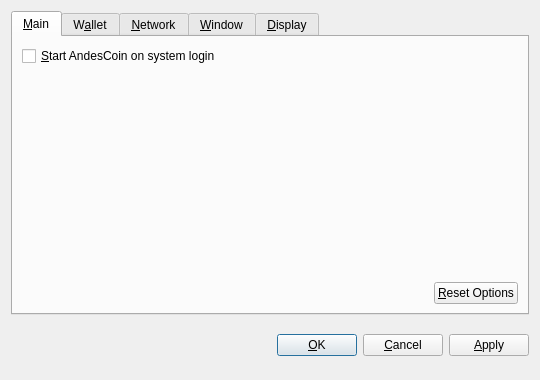
<?xml version="1.0" encoding="UTF-8"?>
<ui version="4.0">
 <class>OptionsDialog</class>
 <widget class="QDialog" name="OptionsDialog">
  <property name="geometry">
   <rect>
    <x>0</x>
    <y>0</y>
    <width>540</width>
    <height>380</height>
   </rect>
  </property>
  <property name="windowTitle">
   <string>Options</string>
  </property>
  <property name="modal">
   <bool>true</bool>
  </property>
  <layout class="QVBoxLayout" name="verticalLayout">
   <item>
    <widget class="QTabWidget" name="tabWidget">
     <property name="tabPosition">
      <enum>QTabWidget::North</enum>
     </property>
     <property name="currentIndex">
      <number>0</number>
     </property>
     <widget class="QWidget" name="tabMain">
      <attribute name="title">
       <string>&amp;Main</string>
      </attribute>
      <layout class="QVBoxLayout" name="verticalLayout_Main">
       <item>
        <widget class="QCheckBox" name="bitcoinAtStartup">
         <property name="toolTip">
          <string>Automatically start AndesCoin after logging in to the system.</string>
         </property>
         <property name="text">
          <string>&amp;Start AndesCoin on system login</string>
         </property>
        </widget>
       </item>
       <item>
        <spacer name="verticalSpacer_Main">
         <property name="orientation">
          <enum>Qt::Vertical</enum>
         </property>
         <property name="sizeHint" stdset="0">
          <size>
           <width>20</width>
           <height>40</height>
          </size>
         </property>
        </spacer>
       </item>
       <item>
        <layout class="QHBoxLayout" name="horizontalLayout_2_Main">
         <item>
          <spacer name="horizontalSpacer_2_Main">
           <property name="orientation">
            <enum>Qt::Horizontal</enum>
           </property>
           <property name="sizeHint" stdset="0">
            <size>
             <width>40</width>
             <height>20</height>
            </size>
           </property>
          </spacer>
         </item>
         <item>
          <widget class="QPushButton" name="resetButton">
           <property name="toolTip">
            <string>Reset all client options to default.</string>
           </property>
           <property name="text">
            <string>&amp;Reset Options</string>
           </property>
           <property name="autoDefault">
            <bool>false</bool>
           </property>
          </widget>
         </item>
        </layout>
       </item>
      </layout>
     </widget>
     <widget class="QWidget" name="tabWallet">
      <attribute name="title">
       <string>W&amp;allet</string>
      </attribute>
      <layout class="QVBoxLayout" name="verticalLayout_Network">
       <item>
        <widget class="QLabel" name="transactionFeeInfoLabel">
         <property name="text">
          <string>Optional transaction fee per kB that helps make sure your transactions are processed quickly. Most transactions are 1 kB.</string>
         </property>
         <property name="textFormat">
          <enum>Qt::PlainText</enum>
         </property>
         <property name="wordWrap">
          <bool>true</bool>
         </property>
        </widget>
       </item>
       <item>
        <layout class="QHBoxLayout" name="horizontalLayout_1_Main">
         <item>
          <widget class="QLabel" name="transactionFeeLabel">
           <property name="text">
            <string>Pay transaction &amp;fee</string>
           </property>
           <property name="textFormat">
            <enum>Qt::PlainText</enum>
           </property>
           <property name="buddy">
            <cstring>transactionFee</cstring>
           </property>
          </widget>
         </item>
         <item>
          <widget class="BitcoinAmountField" name="transactionFee"/>
         </item>
         <item>
          <spacer name="horizontalSpacer_1_Main">
           <property name="orientation">
            <enum>Qt::Horizontal</enum>
           </property>
           <property name="sizeHint" stdset="0">
            <size>
             <width>40</width>
             <height>20</height>
            </size>
           </property>
          </spacer>
         </item>
        </layout>
       </item>
       <item>
        <widget class="QLabel" name="label">
         <property name="text">
          <string>If you disable the spending of unconfirmed change, the change from a transaction cannot be used until that transaction has at least one confirmation. This also affects how your balance is computed.</string>
         </property>
         <property name="wordWrap">
          <bool>true</bool>
         </property>
        </widget>
       </item>
       <item>
        <widget class="QCheckBox" name="spendZeroConfChange">
         <property name="text">
          <string>Spend unconfirmed change  (experts only)</string>
         </property>
        </widget>
       </item>
       <item>
        <spacer name="verticalSpacer">
         <property name="orientation">
          <enum>Qt::Vertical</enum>
         </property>
         <property name="sizeHint" stdset="0">
          <size>
           <width>20</width>
           <height>40</height>
          </size>
         </property>
        </spacer>
       </item>
      </layout>
     </widget>
     <widget class="QWidget" name="tabNetwork">
      <attribute name="title">
       <string>&amp;Network</string>
      </attribute>
      <layout class="QVBoxLayout" name="verticalLayout_Network">
       <item>
        <widget class="QCheckBox" name="mapPortUpnp">
         <property name="toolTip">
          <string>Automatically open the AndesCoin client port on the router. This only works when your router supports UPnP and it is enabled.</string>
         </property>
         <property name="text">
          <string>Map port using &amp;UPnP</string>
         </property>
        </widget>
       </item>
       <item>
        <widget class="QCheckBox" name="connectSocks">
         <property name="toolTip">
          <string>Connect to the AndesCoin network through a SOCKS proxy (e.g. when connecting through Tor).</string>
         </property>
         <property name="text">
          <string>&amp;Connect through SOCKS proxy:</string>
         </property>
        </widget>
       </item>
       <item>
        <layout class="QHBoxLayout" name="horizontalLayout_Network">
         <item>
          <widget class="QLabel" name="proxyIpLabel">
           <property name="text">
            <string>Proxy &amp;IP:</string>
           </property>
           <property name="textFormat">
            <enum>Qt::PlainText</enum>
           </property>
           <property name="buddy">
            <cstring>proxyIp</cstring>
           </property>
          </widget>
         </item>
         <item>
          <widget class="QValidatedLineEdit" name="proxyIp">
           <property name="maximumSize">
            <size>
             <width>140</width>
             <height>16777215</height>
            </size>
           </property>
           <property name="toolTip">
            <string>IP address of the proxy (e.g. 127.0.0.1)</string>
           </property>
          </widget>
         </item>
         <item>
          <widget class="QLabel" name="proxyPortLabel">
           <property name="text">
            <string>&amp;Port:</string>
           </property>
           <property name="textFormat">
            <enum>Qt::PlainText</enum>
           </property>
           <property name="buddy">
            <cstring>proxyPort</cstring>
           </property>
          </widget>
         </item>
         <item>
          <widget class="QLineEdit" name="proxyPort">
           <property name="maximumSize">
            <size>
             <width>55</width>
             <height>16777215</height>
            </size>
           </property>
           <property name="toolTip">
            <string>Port of the proxy (e.g. 9050)</string>
           </property>
          </widget>
         </item>
         <item>
          <widget class="QLabel" name="socksVersionLabel">
           <property name="text">
            <string>SOCKS &amp;Version:</string>
           </property>
           <property name="textFormat">
            <enum>Qt::PlainText</enum>
           </property>
           <property name="buddy">
            <cstring>socksVersion</cstring>
           </property>
          </widget>
         </item>
         <item>
          <widget class="QValueComboBox" name="socksVersion">
           <property name="toolTip">
            <string>SOCKS version of the proxy (e.g. 5)</string>
           </property>
          </widget>
         </item>
         <item>
          <spacer name="horizontalSpacer_Network">
           <property name="orientation">
            <enum>Qt::Horizontal</enum>
           </property>
           <property name="sizeHint" stdset="0">
            <size>
             <width>40</width>
             <height>20</height>
            </size>
           </property>
          </spacer>
         </item>
        </layout>
       </item>
       <item>
        <spacer name="verticalSpacer_Network">
         <property name="orientation">
          <enum>Qt::Vertical</enum>
         </property>
         <property name="sizeHint" stdset="0">
          <size>
           <width>20</width>
           <height>40</height>
          </size>
         </property>
        </spacer>
       </item>
      </layout>
     </widget>
     <widget class="QWidget" name="tabWindow">
      <attribute name="title">
       <string>&amp;Window</string>
      </attribute>
      <layout class="QVBoxLayout" name="verticalLayout_Window">
       <item>
        <widget class="QCheckBox" name="minimizeToTray">
         <property name="toolTip">
          <string>Show only a tray icon after minimizing the window.</string>
         </property>
         <property name="text">
          <string>&amp;Minimize to the tray instead of the taskbar</string>
         </property>
        </widget>
       </item>
       <item>
        <widget class="QCheckBox" name="minimizeOnClose">
         <property name="toolTip">
          <string>Minimize instead of exit the application when the window is closed. When this option is enabled, the application will be closed only after selecting Quit in the menu.</string>
         </property>
         <property name="text">
          <string>M&amp;inimize on close</string>
         </property>
        </widget>
       </item>
       <item>
        <spacer name="verticalSpacer_Window">
         <property name="orientation">
          <enum>Qt::Vertical</enum>
         </property>
         <property name="sizeHint" stdset="0">
          <size>
           <width>20</width>
           <height>40</height>
          </size>
         </property>
        </spacer>
       </item>
      </layout>
     </widget>
     <widget class="QWidget" name="tabDisplay">
      <attribute name="title">
       <string>&amp;Display</string>
      </attribute>
      <layout class="QVBoxLayout" name="verticalLayout_Display">
       <item>
        <layout class="QHBoxLayout" name="horizontalLayout_1_Display">
         <item>
          <widget class="QLabel" name="langLabel">
           <property name="text">
            <string>User Interface &amp;language:</string>
           </property>
           <property name="textFormat">
            <enum>Qt::PlainText</enum>
           </property>
           <property name="buddy">
            <cstring>lang</cstring>
           </property>
          </widget>
         </item>
         <item>
          <widget class="QValueComboBox" name="lang">
           <property name="toolTip">
            <string>The user interface language can be set here. This setting will take effect after restarting AndesCoin.</string>
           </property>
          </widget>
         </item>
        </layout>
       </item>
       <item>
        <layout class="QHBoxLayout" name="horizontalLayout_2_Display">
         <item>
          <widget class="QLabel" name="unitLabel">
           <property name="text">
            <string>&amp;Unit to show amounts in:</string>
           </property>
           <property name="textFormat">
            <enum>Qt::PlainText</enum>
           </property>
           <property name="buddy">
            <cstring>unit</cstring>
           </property>
          </widget>
         </item>
         <item>
          <widget class="QValueComboBox" name="unit">
           <property name="toolTip">
            <string>Choose the default subdivision unit to show in the interface and when sending coins.</string>
           </property>
          </widget>
         </item>
        </layout>
       </item>
       <item>
        <widget class="QCheckBox" name="displayAddresses">
         <property name="toolTip">
          <string>Whether to show AndesCoin addresses in the transaction list or not.</string>
         </property>
         <property name="text">
          <string>&amp;Display addresses in transaction list</string>
         </property>
        </widget>
       </item>
       <item>
        <widget class="QCheckBox" name="coinControlFeatures">
         <property name="toolTip">
          <string>Whether to show coin control features or not.</string>
         </property>
         <property name="text">
          <string>Display coin &amp;control features (experts only!)</string>
         </property>
        </widget>
       </item>
       <item>
        <spacer name="verticalSpacer_Display">
         <property name="orientation">
          <enum>Qt::Vertical</enum>
         </property>
         <property name="sizeHint" stdset="0">
          <size>
           <width>20</width>
           <height>40</height>
          </size>
         </property>
        </spacer>
       </item>
      </layout>
     </widget>
    </widget>
   </item>
   <item>
    <layout class="QHBoxLayout" name="horizontalLayout_Buttons">
     <item>
      <spacer name="horizontalSpacer_1">
       <property name="orientation">
        <enum>Qt::Horizontal</enum>
       </property>
       <property name="sizeHint" stdset="0">
        <size>
         <width>40</width>
         <height>48</height>
        </size>
       </property>
      </spacer>
     </item>
     <item>
      <widget class="QLabel" name="statusLabel">
       <property name="font">
        <font>
         <weight>75</weight>
         <bold>true</bold>
        </font>
       </property>
       <property name="text">
        <string/>
       </property>
       <property name="textFormat">
        <enum>Qt::PlainText</enum>
       </property>
       <property name="wordWrap">
        <bool>true</bool>
       </property>
      </widget>
     </item>
     <item>
      <spacer name="horizontalSpacer_2">
       <property name="orientation">
        <enum>Qt::Horizontal</enum>
       </property>
       <property name="sizeHint" stdset="0">
        <size>
         <width>40</width>
         <height>48</height>
        </size>
       </property>
      </spacer>
     </item>
     <item>
      <widget class="QPushButton" name="okButton">
       <property name="text">
        <string>&amp;OK</string>
       </property>
      </widget>
     </item>
     <item>
      <widget class="QPushButton" name="cancelButton">
       <property name="text">
        <string>&amp;Cancel</string>
       </property>
       <property name="autoDefault">
        <bool>false</bool>
       </property>
      </widget>
     </item>
     <item>
      <widget class="QPushButton" name="applyButton">
       <property name="text">
        <string>&amp;Apply</string>
       </property>
       <property name="autoDefault">
        <bool>false</bool>
       </property>
      </widget>
     </item>
    </layout>
   </item>
  </layout>
 </widget>
 <customwidgets>
  <customwidget>
   <class>BitcoinAmountField</class>
   <extends>QSpinBox</extends>
   <header>bitcoinamountfield.h</header>
  </customwidget>
  <customwidget>
   <class>QValueComboBox</class>
   <extends>QComboBox</extends>
   <header>qvaluecombobox.h</header>
  </customwidget>
  <customwidget>
   <class>QValidatedLineEdit</class>
   <extends>QLineEdit</extends>
   <header>qvalidatedlineedit.h</header>
  </customwidget>
 </customwidgets>
 <resources/>
 <connections/>
</ui>
